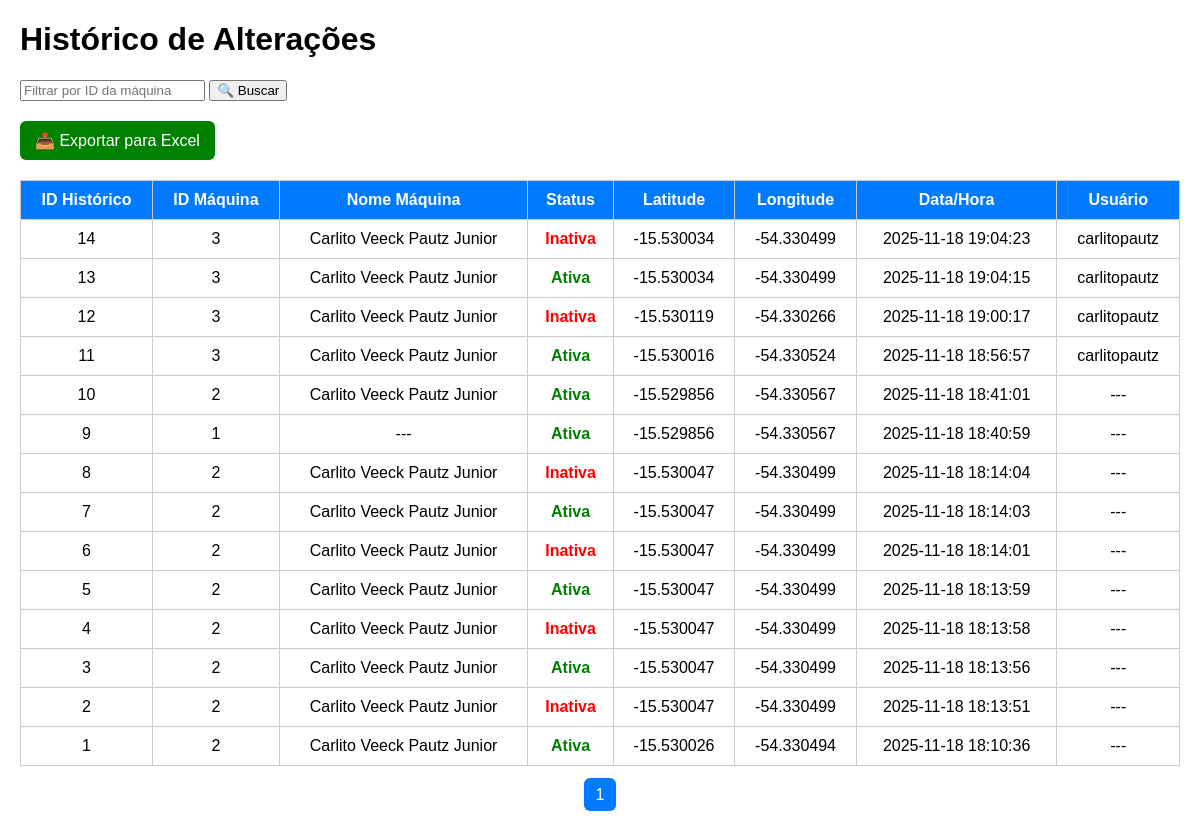
Screenshot of /historico.php (signed in) with the database file from the repository.
### tables this page shows
CREATE TABLE `historico_status` (
  `id` int(11) NOT NULL,
  `maquina_id` int(11) NOT NULL,
  `status_novo` tinyint(1) NOT NULL,
  `latitude` varchar(50) DEFAULT NULL,
  `longitude` varchar(50) DEFAULT NULL,
  `alterado_em` timestamp NULL DEFAULT current_timestamp(),
  `usuario` varchar(50) DEFAULT NULL
);

CREATE TABLE `maquinas` (
  `id` int(11) NOT NULL,
  `nome` varchar(100) DEFAULT NULL,
  `latitude` decimal(9,6) DEFAULT NULL,
  `longitude` decimal(9,6) DEFAULT NULL,
  `foto_url` varchar(255) DEFAULT NULL,
  `descricao` text DEFAULT NULL,
  `status` tinyint(4) DEFAULT NULL,
  `usuario` varchar(50) DEFAULT NULL
);

### historico.php (the view, shortened to what this page needs)
<?php
$conn = new mysqli("localhost", "u839226731_cztuap", "Meu6595869Trator", "u839226731_meutrator");
$conn->set_charset("utf8mb4");
$filtroId = isset($_GET['filtroId']) ? intval($_GET['filtroId']) : null;
$registrosPorPagina = 15;
$paginaAtual = isset($_GET['pagina']) ? max(1, intval($_GET['pagina'])) : 1;
$offset = ($paginaAtual - 1) * $registrosPorPagina;
if ($filtroId) {
    $stmtCount = $conn->prepare("SELECT COUNT(*) as total FROM historico_status WHERE maquina_id = ?");
    $stmtCount->bind_param("i", $filtroId);
} else {
    $stmtCount = $conn->prepare("SELECT COUNT(*) as total FROM historico_status");
}
$stmtCount->execute();
$totalRegistros = $stmtCount->get_result()->fetch_assoc()['total'];
$totalPaginas = max(1, ceil($totalRegistros / $registrosPorPagina));
if ($filtroId) {
    $stmt = $conn->prepare("SELECT h.id, h.maquina_id, m.nome, h.status_novo, h.latitude, h.longitude, h.alterado_em, h.usuario
                            FROM historico_status h
                            LEFT JOIN maquinas m ON h.maquina_id = m.id
                            WHERE h.maquina_id = ?
                            ORDER BY h.alterado_em DESC
                            LIMIT ?, ?");
    $stmt->bind_param("iii", $filtroId, $offset, $registrosPorPagina);
} else {
    $stmt = $conn->prepare("SELECT h.id, h.maquina_id, m.nome, h.status_novo, h.latitude, h.longitude, h.alterado_em, h.usuario
                            FROM historico_status h
                            LEFT JOIN maquinas m ON h.maquina_id = m.id
                            ORDER BY h.alterado_em DESC
                            LIMIT ?, ?");
    $stmt->bind_param("ii", $offset, $registrosPorPagina);
}
$stmt->execute();
$result = $stmt->get_result();
$historico = $result->fetch_all(MYSQLI_ASSOC);
?>
<!DOCTYPE html>
<html lang="pt-BR">
<head>
</head>
<body>
<h1>Histórico de Alterações</h1>
<form method="GET" action="">
    <input type="number" name="filtroId" placeholder="Filtrar por ID da máquina" value="<?= htmlspecialchars($filtroId ?? '') ?>">
    <button type="submit">🔍 Buscar</button>
</form>
<a class="export-btn" href="?export=1<?= $filtroId ? "&filtroId=$filtroId" : "" ?>">📤 Exportar para Excel</a>
<table>
    <tr>
        <th>ID Histórico</th>
        <th>ID Máquina</th>
        <th>Nome Máquina</th>
        <th>Status</th>
        <th>Latitude</th>
        <th>Longitude</th>
        <th>Data/Hora</th>
        <th>Usuário</th>
    </tr>
    <?php foreach($historico as $h): ?>
    <tr>
        <td><?= $h['id'] ?></td>
        <td><?= $h['maquina_id'] ?></td>
        <td><?= htmlspecialchars($h['nome'] ?? '---') ?></td>
        <td>
            <?php if ($h['status_novo'] == 1): ?>
                <span class="ativa">Ativa</span>
            <?php else: ?>
                <span class="inativa">Inativa</span>
            <?php endif; ?>
        </td>
        <td><?= $h['latitude'] ?></td>
        <td><?= $h['longitude'] ?></td>
        <td><?= $h['alterado_em'] ?></td>
        <td><?= htmlspecialchars($h['usuario'] ?? '---') ?></td>
    </tr>
    <?php endforeach; ?>
</table>
<div class="paginacao">
    <?php for($i=1; $i <= $totalPaginas; $i++): ?>
        <a href="?pagina=<?= $i ?><?= $filtroId ? "&filtroId=$filtroId" : "" ?>">
            <?= $i ?>
        </a>
    <?php endfor; ?>
</div>
</body>
</html>

### historico.php (style rules this page uses)
body { font-family: Arial; margin:20px; }
table { width:100%; border-collapse:collapse; margin-top:20px; }
th, td { border:1px solid #ccc; padding:10px; text-align:center; }
th { background:#007BFF; color:#fff; }
.ativa { color:green; font-weight:bold; }
.inativa { color:red; font-weight:bold; }
.paginacao { margin-top:20px; text-align:center; }
.paginacao a { margin:0 5px; padding:8px 12px; background:#007BFF; color:#fff; text-decoration:none; border-radius:6px; }
.export-btn { margin-top:20px; display:inline-block; padding:10px 15px; background:green; color:#fff; text-decoration:none; border-radius:6px; }

### rows the page displays
historico_status: id "14", maquina "3", maquina.nome "Carlito Veeck Pautz Junior", status_novo "Inativa", latitude "-15.530034", longitude "-54.330499", alterado_em "2025-11-18 19:04:23", usuario "carlitopautz"
historico_status: id "13", maquina "3", maquina.nome "Carlito Veeck Pautz Junior", status_novo "Ativa", latitude "-15.530034", longitude "-54.330499", alterado_em "2025-11-18 19:04:15", usuario "carlitopautz"
historico_status: id "12", maquina "3", maquina.nome "Carlito Veeck Pautz Junior", status_novo "Inativa", latitude "-15.530119", longitude "-54.330266", alterado_em "2025-11-18 19:00:17", usuario "carlitopautz"
historico_status: id "11", maquina "3", maquina.nome "Carlito Veeck Pautz Junior", status_novo "Ativa", latitude "-15.530016", longitude "-54.330524", alterado_em "2025-11-18 18:56:57", usuario "carlitopautz"
historico_status: id "10", maquina "2", maquina.nome "Carlito Veeck Pautz Junior", status_novo "Ativa", latitude "-15.529856", longitude "-54.330567", alterado_em "2025-11-18 18:41:01", usuario "---"
historico_status: id "9", maquina "1", maquina.nome "---", status_novo "Ativa", latitude "-15.529856", longitude "-54.330567", alterado_em "2025-11-18 18:40:59", usuario "---"
historico_status: id "8", maquina "2", maquina.nome "Carlito Veeck Pautz Junior", status_novo "Inativa", latitude "-15.530047", longitude "-54.330499", alterado_em "2025-11-18 18:14:04", usuario "---"
historico_status: id "7", maquina "2", maquina.nome "Carlito Veeck Pautz Junior", status_novo "Ativa", latitude "-15.530047", longitude "-54.330499", alterado_em "2025-11-18 18:14:03", usuario "---"
historico_status: id "6", maquina "2", maquina.nome "Carlito Veeck Pautz Junior", status_novo "Inativa", latitude "-15.530047", longitude "-54.330499", alterado_em "2025-11-18 18:14:01", usuario "---"
historico_status: id "5", maquina "2", maquina.nome "Carlito Veeck Pautz Junior", status_novo "Ativa", latitude "-15.530047", longitude "-54.330499", alterado_em "2025-11-18 18:13:59", usuario "---"
historico_status: id "4", maquina "2", maquina.nome "Carlito Veeck Pautz Junior", status_novo "Inativa", latitude "-15.530047", longitude "-54.330499", alterado_em "2025-11-18 18:13:58", usuario "---"
historico_status: id "3", maquina "2", maquina.nome "Carlito Veeck Pautz Junior", status_novo "Ativa", latitude "-15.530047", longitude "-54.330499", alterado_em "2025-11-18 18:13:56", usuario "---"
historico_status: id "2", maquina "2", maquina.nome "Carlito Veeck Pautz Junior", status_novo "Inativa", latitude "-15.530047", longitude "-54.330499", alterado_em "2025-11-18 18:13:51", usuario "---"
historico_status: id "1", maquina "2", maquina.nome "Carlito Veeck Pautz Junior", status_novo "Ativa", latitude "-15.530026", longitude "-54.330494", alterado_em "2025-11-18 18:10:36", usuario "---"
